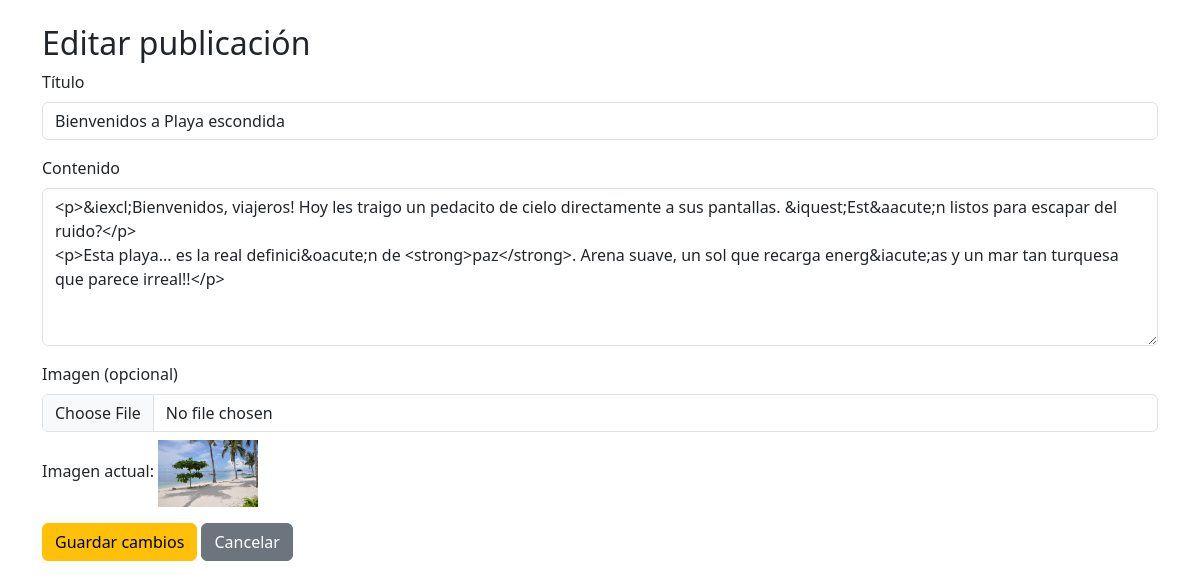
The app's page /editar.php?id=2 (signed in) with its own data.
### tables this page shows
CREATE TABLE `publicaciones` (
  `id` int NOT NULL,
  `id_usuario` int NOT NULL,
  `titulo` varchar(255) NOT NULL,
  `contenido` text NOT NULL,
  `imagen` varchar(255) DEFAULT NULL,
  `estado` tinyint(1) DEFAULT '1',
  `fecha` timestamp NOT NULL DEFAULT CURRENT_TIMESTAMP
);

### editar.php (the view, shortened to what this page needs)
<?php
include_once "php/conexion.php";
$id_usuario = $_SESSION["id_usuario"];
$id = $_GET["id"] ?? null;
$sql = "SELECT id, titulo, contenido, imagen FROM publicaciones WHERE id = ? AND id_usuario = ? AND estado = 1";
$stmt = mysqli_prepare($conn, $sql);
mysqli_stmt_bind_param($stmt, "ii", $id, $id_usuario);
mysqli_stmt_execute($stmt);
$res = mysqli_stmt_get_result($stmt);
$pub = mysqli_fetch_assoc($res);
?>
<!DOCTYPE html>
<html lang="es">
<head>
    <link href="https://cdn.jsdelivr.net/npm/bootstrap@5.3.2/dist/css/bootstrap.min.css" rel="stylesheet">
</head>
<body>
<div class="container mt-4">
    <h2>Editar publicación</h2>
    <form action="php/editar_publicacion.php" method="POST" enctype="multipart/form-data">
        <div class="mb-3">
            <label for="titulo" class="form-label">Título</label>
            <input type="text" name="titulo" class="form-control" value="<?php echo htmlspecialchars($pub['titulo']); ?>" required>
        </div>
        <div class="mb-3">
            <label for="contenido" class="form-label">Contenido</label>
            <textarea id="contenido" name="contenido" class="form-control" rows="6"><?php echo htmlspecialchars($pub["contenido"]); ?></textarea>
        </div>
        <div class="mb-3">
            <label for="imagen" class="form-label">Imagen (opcional)</label>
            <input type="file" name="imagen" class="form-control" accept="image/*">
            <?php if ($pub["imagen"]): ?>
                <p class="mt-2">Imagen actual: <img src="publicaciones/<?php echo $pub["imagen"]; ?>" width="100"></p>
            <?php endif; ?>
        </div>
        <button type="submit" class="btn btn-warning">Guardar cambios</button>
        <a href="home.php" class="btn btn-secondary">Cancelar</a>
    </form>
</div>
</body>
</html>

### records on screen
publicaciones: titulo "Bienvenidos a Playa escondida", contenido "<p>&iexcl;Bienvenidos, viajeros! Hoy les traigo un pedacito de cielo directamente a sus pantallas. &iquest;Est&aacute;n listos para escapar del ruido?</p> <p>Esta playa... es la real definici&oacute;n de <strong>paz</strong>. Arena suave, un sol que recarga energ&iacute;as y un mar tan turquesa que parece irreal!!</p>", imagen (picture)
